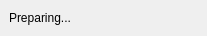
<?xml version="1.0" encoding="UTF-8"?>
<ui version="4.0">
 <class>MainWindow</class>
 <widget class="QMainWindow" name="MainWindow">
  <property name="geometry">
   <rect>
    <x>0</x>
    <y>0</y>
    <width>207</width>
    <height>36</height>
   </rect>
  </property>
  <property name="windowTitle">
   <string>Install application</string>
  </property>
  <widget class="QWidget" name="centralwidget">
   <layout class="QVBoxLayout" name="verticalLayout">
    <item>
     <widget class="QLabel" name="label">
      <property name="text">
       <string>Preparing...</string>
      </property>
     </widget>
    </item>
   </layout>
  </widget>
 </widget>
 <resources/>
 <connections/>
</ui>
